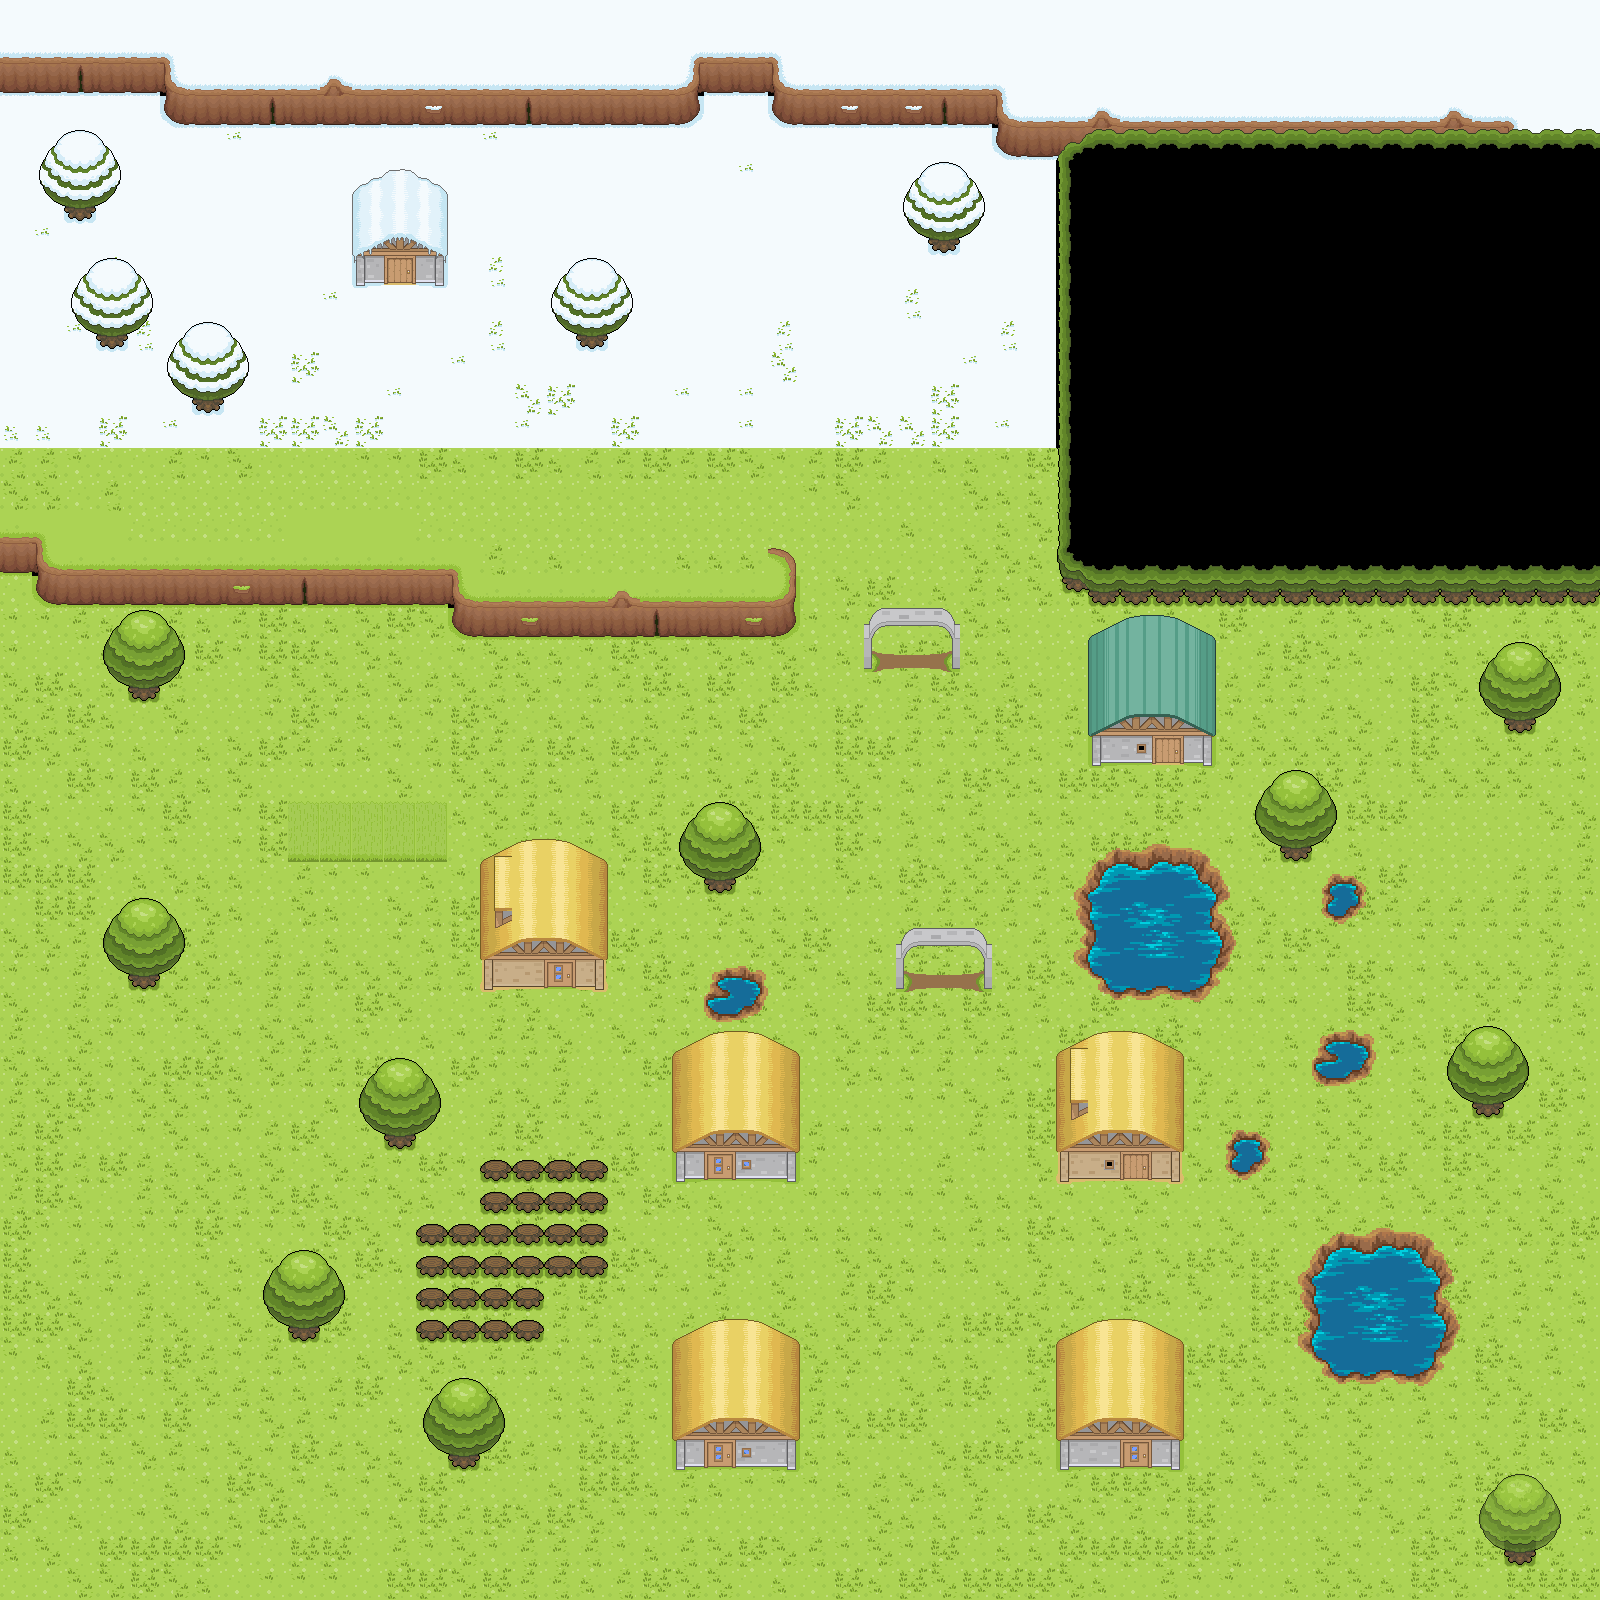

This game map was drawn from its Tiled (.tmx) file and the tilesets committed beside it. A one-line description and the trimmed map source follow:
An orthogonal 50x50 tile map with 32x32 px tiles, 5 tile layers (under0, under1, sprites, midheight, ...), 5 tilesets and 43 objects (player_start, enemy_start).

<map version="1.10" tiledversion="1.12.1-8-g449813058" orientation="orthogonal" renderorder="right-down" width="50" height="50" tilewidth="32" tileheight="32" infinite="0" nextlayerid="7" nextobjectid="44">
 <tileset firstgid="1" name="Revolution_Grasslands" tilewidth="32" tileheight="32" tilecount="190" columns="10">
  <image source="revolution_grasslands.png" trans="a349a4" width="320" height="608" />
  <tile id="5">
   <properties>
    <property name="ranomd" value="tile" />
   </properties>
  </tile>
 </tileset>
 <tileset firstgid="191" name="revolution_snow" tilewidth="32" tileheight="32" tilecount="154" columns="11">
  <image source="revolution_snow.png" trans="a349a4" width="352" height="448" />
 </tileset>
 <tileset firstgid="345" name="revolution_town" tilewidth="32" tileheight="32" tilecount="275" columns="11">
  <image source="revolution_town.png" trans="a349a4" width="352" height="831" />
 </tileset>
 <tileset firstgid="620" source="water.tsx" />
 <tileset firstgid="764" name="revolution_grasslands_alpha" tilewidth="32" tileheight="32" tilecount="190" columns="10">
  <image source="revolution_grasslands_alpha.png" width="320" height="608" />
 </tileset>
 <layer id="1" name="under0" width="50" height="50">
  <data>[2500 cells, 2498 non-empty, 38 distinct tile ids]</data>
 </layer>
 <layer id="2" name="under1" width="50" height="50">
  <data>[2500 cells, 164 non-empty, 68 distinct tile ids]</data>
 </layer>
 <layer id="3" name="sprites" width="50" height="50">
  <data>[2500 cells, 38 non-empty, 5 distinct tile ids]</data>
 </layer>
 <layer id="4" name="midheight" width="50" height="50">
  <data>[2500 cells, 0 non-empty, 0 distinct tile ids]</data>
 </layer>
 <layer id="5" name="over0" width="50" height="50">
  <data>[2500 cells, 282 non-empty, 120 distinct tile ids]</data>
 </layer>
 <objectgroup id="6" name="walls">
  <object id="1" x="1056" y="128" width="544" height="480" />
  <object id="2" x="32" y="576" width="416" height="32" />
  <object id="3" x="448" y="608" width="352" height="32" />
  <object id="4" x="768" y="544" />
  <object id="5" x="768" y="544" width="32" height="64" />
  <object id="6" x="0" y="544" width="32" height="32" />
  <object id="7" x="0" y="64" width="992" height="32" />
  <object id="8" x="160" y="96" width="544" height="32" />
  <object id="9" x="768" y="96" width="224" height="32" />
  <object id="10" x="992" y="96" width="64" height="64" />
  <object id="11" x="672" y="1088" width="128" height="96" />
  <object id="12" x="1056" y="1088" width="128" height="96" />
  <object id="13" x="1088" y="672" width="128" height="96" />
  <object id="14" x="672" y="1376" width="128" height="96" />
  <object id="15" x="1056" y="1376" width="128" height="96" />
  <object id="16" x="480" y="896" width="128" height="96" />
  <object id="17" x="128" y="672" width="32" height="32" />
  <object id="18" x="128" y="960" width="32" height="32" />
  <object id="19" x="384" y="1120" width="32" height="32" />
  <object id="20" x="288" y="1312" width="32" height="32" />
  <object id="21" x="448" y="1440" width="32" height="32" />
  <object id="22" x="704" y="864" width="32" height="32" />
  <object id="23" x="1280" y="832" width="32" height="32" />
  <object id="24" x="1472" y="1088" width="32" height="32" />
  <object id="25" x="1504" y="1536" width="32" height="32" />
  <object id="26" x="1504" y="704" width="32" height="32" />
  <object id="27" x="896" y="960">
   <polyline points="0,0 0,32" />
  </object>
  <object id="28" x="992" y="960">
   <polyline points="0,0 0,32" />
  </object>
  <object id="29" x="864" y="640">
   <polyline points="0,0 0,32" />
  </object>
  <object id="30" x="960" y="640">
   <polyline points="0,0 0,32" />
  </object>
  <object id="31" x="64" y="192" width="32" height="32" />
  <object id="32" x="96" y="320" width="32" height="32" />
  <object id="33" x="192" y="384" width="32" height="32" />
  <object id="34" x="352" y="224" width="96" height="64" />
  <object id="35" x="576" y="320" width="32" height="32" />
  <object id="36" x="928" y="224" width="32" height="32" />
  <object id="37" x="1088" y="864" width="128" height="128" />
  <object id="38" x="704" y="960" width="64" height="64" />
  <object id="39" x="1216" y="1120" width="64" height="64" />
  <object id="40" x="1312" y="1024" width="64" height="64" />
  <object id="41" x="1312" y="864" width="64" height="64" />
  <object id="42" name="player_start" x="317.483" y="944.707">
   <point />
  </object>
  <object id="43" name="enemy_start" x="621.337" y="1117.34">
   <point />
  </object>
 </objectgroup>
</map>
